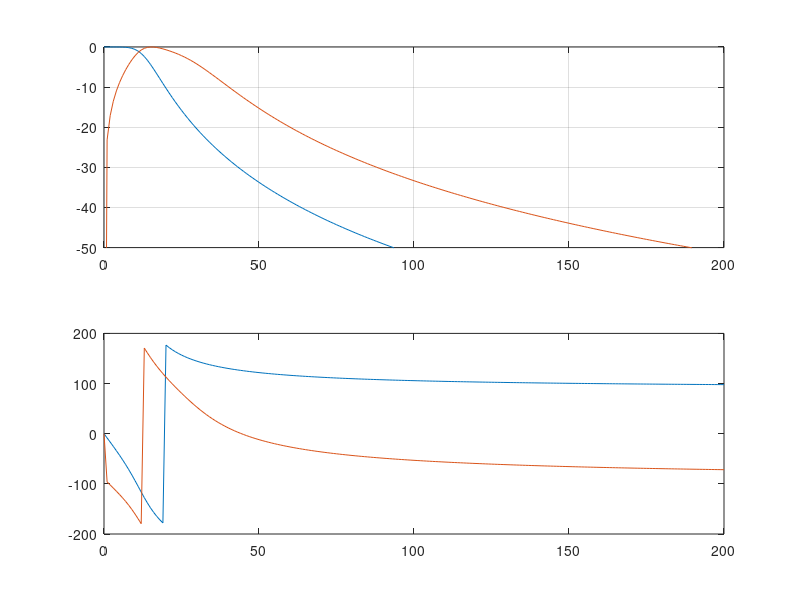

Recreate this plot in MATLAB.
figure(2);
fs = 48000;
wl = round(fs/20/2) * 2 + 1;
hwl = (wl - 1) / 2;

iir = false;
if false
    [windows, lambdas] = dpss(wl, 4, 2);
elseif false
    gw = gausswin(wl);
    windows = [gw gw .* linspace(-1, 1, wl)'];
else
    [b1, a1] = butter(3, 13.7*2/fs);
    [b2, a2] = butter(3, 30*2/fs);
    x = [1; zeros(fs - 1, 1)];
    fx1 = filter(b1, a1, x);
    fx2 = filter(b2, a2, x);
    windows = [fx1 fx1 - fx2];
    iir = true;
end

windows = windows / sum(windows(:, 1));

if iir
    fws = fft(windows);
else
    fws = fft(shift_centered_window_for_fft(windows, fs));
end

fws = fws ./ max(abs(fws));

subplot(2,1,1);
F = round(fs / wl) * 10;
a = repmat((0:F)', 1, size(fws, 2));
subplot(2,1,1);
plot(a, mag2db(abs(fws(1:F+1, :)))), axis([0 F -50 0]), grid;
subplot(2,1,2);
plot(a, rad2deg(angle(fws(1:F+1, :))));
